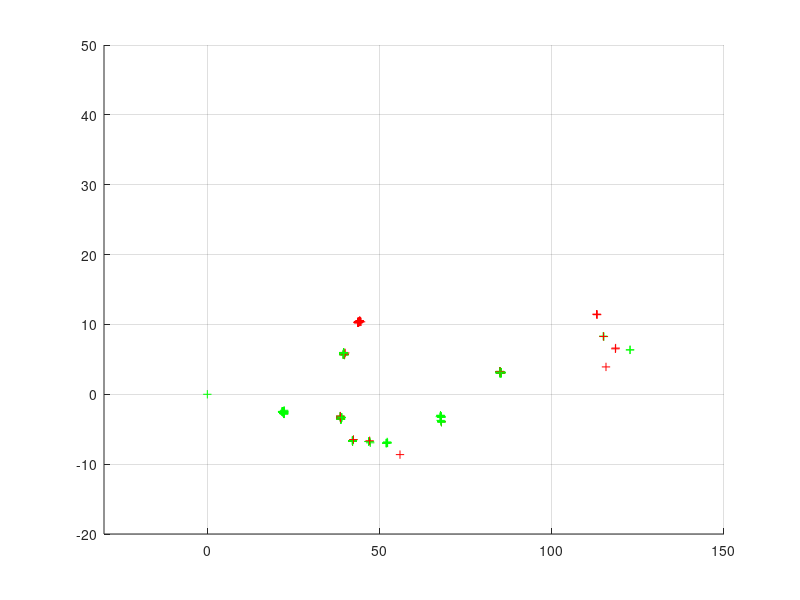

The MATLAB source for this figure: (Note: this script raises an error after producing the figure.)
% 'P' is a nx3 matrix containing identified objects in logFile.txt as following:
% successn xn yn
% successn: bool meaning that n-th object meets the criteria of a vertical element
% [xn yn]: float coordinates of the n-th object

%P = load('test/prueba1/6logFile.txt');
P = load("logFile.txt");

figure
hold on
for i=1:length(P)
    if(P(i,1)==0)
        plot(P(i,2),P(i,3),'+r')
    else
        plot(P(i,2),P(i,3),'+g')
    end
end
xlim([-30 150])
ylim([-20 50])
grid

% Check identifications around ground truth values of object locations
veMap = load("veMap1.yaml");
radius = 0.5;

theta = linspace(0,2*pi);

for i=1:length(veMap)
    x = radius*cos(theta) + veMap(i,1);
    y = radius*sin(theta) + veMap(i,2);
    plot(x,y,'b')
    
    x = 5*radius*cos(theta) + veMap(i,1);
    y = 5*radius*sin(theta) + veMap(i,2);
    plot(x,y,'k')
end
axis equal
hold off

count = zeros(length(veMap),4);
% First column: positive identifications
% Second column: false negatives
% Third column: total number of identifications
% Fourth column: difference between positives and false negatives (better
% when closer to column 1)

for i=1:length(P)
    for j=1:length(veMap)
        if((P(i,2)-veMap(j,1))^2 + (P(i,3)-veMap(j,2))^2 < radius^2)
            if (P(i,1) == 1)
                count(j,1) = count(j,1) + 1;
            else
                count(j,2) = count(j,2) - 1;
            end
        end
    count(j,3) = count(j,1) - count(j,2);
    count(j,4) = count(j,1) + count(j,2);
    end
end


count
